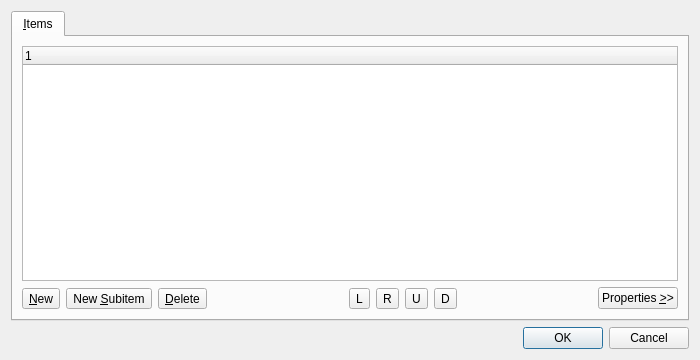
<ui version="4.0" >
 <comment>*********************************************************************
**
** Copyright (C) 2014 Digia Plc and/or its subsidiary(-ies).
** Contact: http://www.qt-project.org/legal
**
** This file is part of the Qt Designer of the Qt Toolkit.
**
** $QT_BEGIN_LICENSE:LGPL21$
** Commercial License Usage
** Licensees holding valid commercial Qt licenses may use this file in
** accordance with the commercial license agreement provided with the
** Software or, alternatively, in accordance with the terms contained in
** a written agreement between you and Digia. For licensing terms and
** conditions see http://qt.digia.com/licensing. For further information
** use the contact form at http://qt.digia.com/contact-us.
**
** GNU Lesser General Public License Usage
** Alternatively, this file may be used under the terms of the GNU Lesser
** General Public License version 2.1 or version 3 as published by the Free
** Software Foundation and appearing in the file LICENSE.LGPLv21 and
** LICENSE.LGPLv3 included in the packaging of this file. Please review the
** following information to ensure the GNU Lesser General Public License
** requirements will be met: https://www.gnu.org/licenses/lgpl.html and
** http://www.gnu.org/licenses/old-licenses/lgpl-2.1.html.
**
** In addition, as a special exception, Digia gives you certain additional
** rights. These rights are described in the Digia Qt LGPL Exception
** version 1.1, included in the file LGPL_EXCEPTION.txt in this package.
**
** $QT_END_LICENSE$
**
*********************************************************************</comment>
 <class>qdesigner_internal::TreeWidgetEditor</class>
 <widget class="QDialog" name="qdesigner_internal::TreeWidgetEditor" >
  <property name="geometry" >
   <rect>
    <x>0</x>
    <y>0</y>
    <width>700</width>
    <height>360</height>
   </rect>
  </property>
  <property name="windowTitle" >
   <string>Edit Tree Widget</string>
  </property>
  <layout class="QVBoxLayout" name="verticalLayout" >
   <item>
    <widget class="QTabWidget" name="tabWidget" >
     <property name="currentIndex" >
      <number>0</number>
     </property>
     <widget class="QWidget" name="itemsTab" >
      <attribute name="title" >
       <string>&amp;Items</string>
      </attribute>
      <layout class="QVBoxLayout" name="verticalLayout_3" >
       <property name="leftMargin" >
        <number>9</number>
       </property>
       <property name="topMargin" >
        <number>9</number>
       </property>
       <property name="rightMargin" >
        <number>9</number>
       </property>
       <item>
        <widget class="QWidget" native="1" name="widget" >
         <layout class="QVBoxLayout" name="verticalLayout_2" >
          <property name="margin" >
           <number>0</number>
          </property>
          <item>
           <widget class="QTreeWidget" name="treeWidget" >
            <property name="focusPolicy" >
             <enum>Qt::WheelFocus</enum>
            </property>
            <property name="toolTip" >
             <string>Tree Items</string>
            </property>
            <column>
             <property name="text" >
              <string>1</string>
             </property>
            </column>
           </widget>
          </item>
          <item>
           <layout class="QHBoxLayout" name="buttonsLayout" >
            <item>
             <widget class="QToolButton" name="newItemButton" >
              <property name="toolTip" >
               <string>New Item</string>
              </property>
              <property name="text" >
               <string>&amp;New</string>
              </property>
             </widget>
            </item>
            <item>
             <widget class="QToolButton" name="newSubItemButton" >
              <property name="toolTip" >
               <string>New Subitem</string>
              </property>
              <property name="text" >
               <string>New &amp;Subitem</string>
              </property>
             </widget>
            </item>
            <item>
             <widget class="QToolButton" name="deleteItemButton" >
              <property name="toolTip" >
               <string>Delete Item</string>
              </property>
              <property name="text" >
               <string>&amp;Delete</string>
              </property>
             </widget>
            </item>
            <item>
             <spacer>
              <property name="orientation" >
               <enum>Qt::Horizontal</enum>
              </property>
              <property name="sizeHint" stdset="0" >
               <size>
                <width>28</width>
                <height>23</height>
               </size>
              </property>
             </spacer>
            </item>
            <item>
             <widget class="QToolButton" name="moveItemLeftButton" >
              <property name="toolTip" >
               <string>Move Item Left (before Parent Item)</string>
              </property>
              <property name="text" >
               <string>L</string>
              </property>
             </widget>
            </item>
            <item>
             <widget class="QToolButton" name="moveItemRightButton" >
              <property name="toolTip" >
               <string>Move Item Right (as a First Subitem of the Next Sibling Item)</string>
              </property>
              <property name="text" >
               <string>R</string>
              </property>
             </widget>
            </item>
            <item>
             <widget class="QToolButton" name="moveItemUpButton" >
              <property name="toolTip" >
               <string>Move Item Up</string>
              </property>
              <property name="text" >
               <string>U</string>
              </property>
             </widget>
            </item>
            <item>
             <widget class="QToolButton" name="moveItemDownButton" >
              <property name="toolTip" >
               <string>Move Item Down</string>
              </property>
              <property name="text" >
               <string>D</string>
              </property>
             </widget>
            </item>
            <item>
             <spacer name="horizontalSpacer" >
              <property name="orientation" >
               <enum>Qt::Horizontal</enum>
              </property>
              <property name="sizeHint" stdset="0" >
               <size>
                <width>40</width>
                <height>20</height>
               </size>
              </property>
             </spacer>
            </item>
            <item>
             <widget class="QPushButton" name="showPropertiesButton" >
              <property name="text" >
               <string>Properties &amp;>></string>
              </property>
             </widget>
            </item>
           </layout>
          </item>
         </layout>
        </widget>
       </item>
      </layout>
     </widget>
    </widget>
   </item>
   <item>
    <widget class="QDialogButtonBox" name="buttonBox" >
     <property name="orientation" >
      <enum>Qt::Horizontal</enum>
     </property>
     <property name="standardButtons" >
      <set>QDialogButtonBox::Cancel|QDialogButtonBox::Ok</set>
     </property>
    </widget>
   </item>
  </layout>
 </widget>
 <resources/>
 <connections>
  <connection>
   <sender>buttonBox</sender>
   <signal>accepted()</signal>
   <receiver>qdesigner_internal::TreeWidgetEditor</receiver>
   <slot>accept()</slot>
   <hints>
    <hint type="sourcelabel" >
     <x>440</x>
     <y>335</y>
    </hint>
    <hint type="destinationlabel" >
     <x>373</x>
     <y>362</y>
    </hint>
   </hints>
  </connection>
  <connection>
   <sender>buttonBox</sender>
   <signal>rejected()</signal>
   <receiver>qdesigner_internal::TreeWidgetEditor</receiver>
   <slot>reject()</slot>
   <hints>
    <hint type="sourcelabel" >
     <x>556</x>
     <y>335</y>
    </hint>
    <hint type="destinationlabel" >
     <x>562</x>
     <y>362</y>
    </hint>
   </hints>
  </connection>
 </connections>
</ui>
